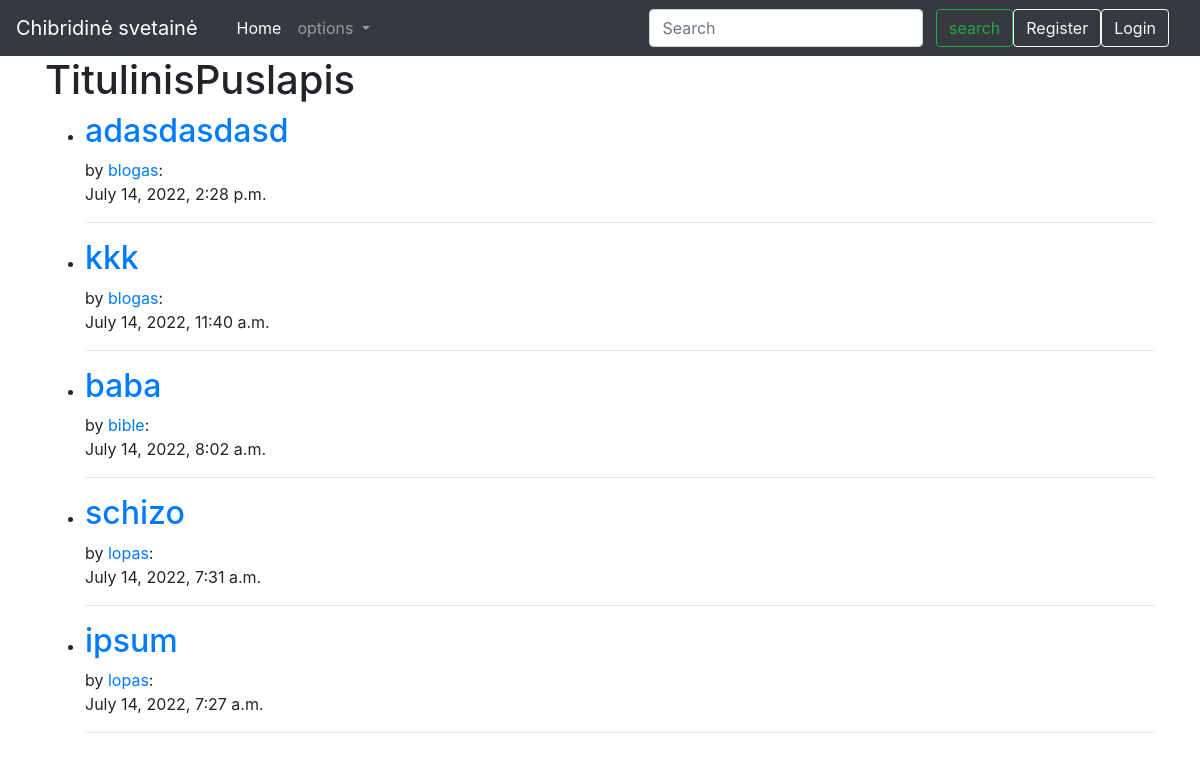
Before: / with the older database file.
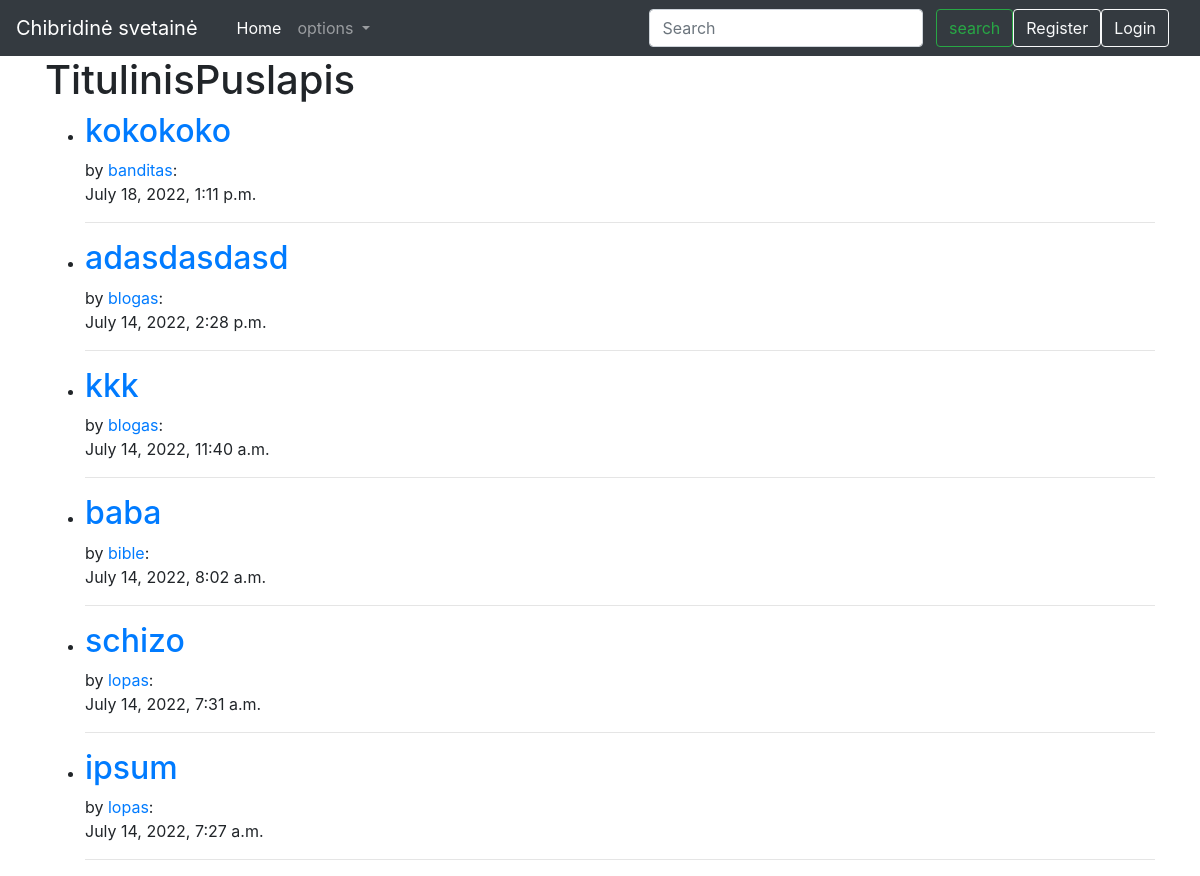
After: the same page with the newer database file.
### ciongo_posts/models.py (models this page shows, shortened)
class Post(models.Model):
    title = models.CharField(max_length=200)
    author = models.ForeignKey(User, on_delete=models.SET_NULL, null=True, related_name='n_authors')
    tag = models.ManyToManyField(Tag, related_name='n_tags')
    content = HTMLField(max_length=20000, null=True, blank=True)
    date_created = models.DateTimeField(auto_now_add=True ,null =True)
    post_image = models.ImageField(null=True, blank=True, upload_to='uploads')

### ciongo_posts/views.py (the view)
# urls.py: path('', HomeView.as_view(), name="home"),
class HomeView(ListView):
    model = Post
    template_name = 'home.html'
    ordering = ['-id']

### ciongo_posts/templates/home.html (shortened to what this page needs)
{% extends 'base.html' %}
{% block content %}
<div>
    <h1>TitulinisPuslapis</h1>
    <ul>
    {% for post in object_list %}
        <li><a class="navbar-link" href="{% url 'blog' post.pk %}"><strong><h2>{{ post.title }}</h2></strong></a> by
        <a href="{% url 'author' post.author.pk %}">{{ post.author }}</a>: </li>
        {{ post.date_created }}<hr>
    {% endfor %}
    </ul>
</div>
{% endblock %}

Changed rows visible on the page:
added Post: title "kokokoko", author "banditas", date_created "July 18, 2022, 1:11 p.m."
